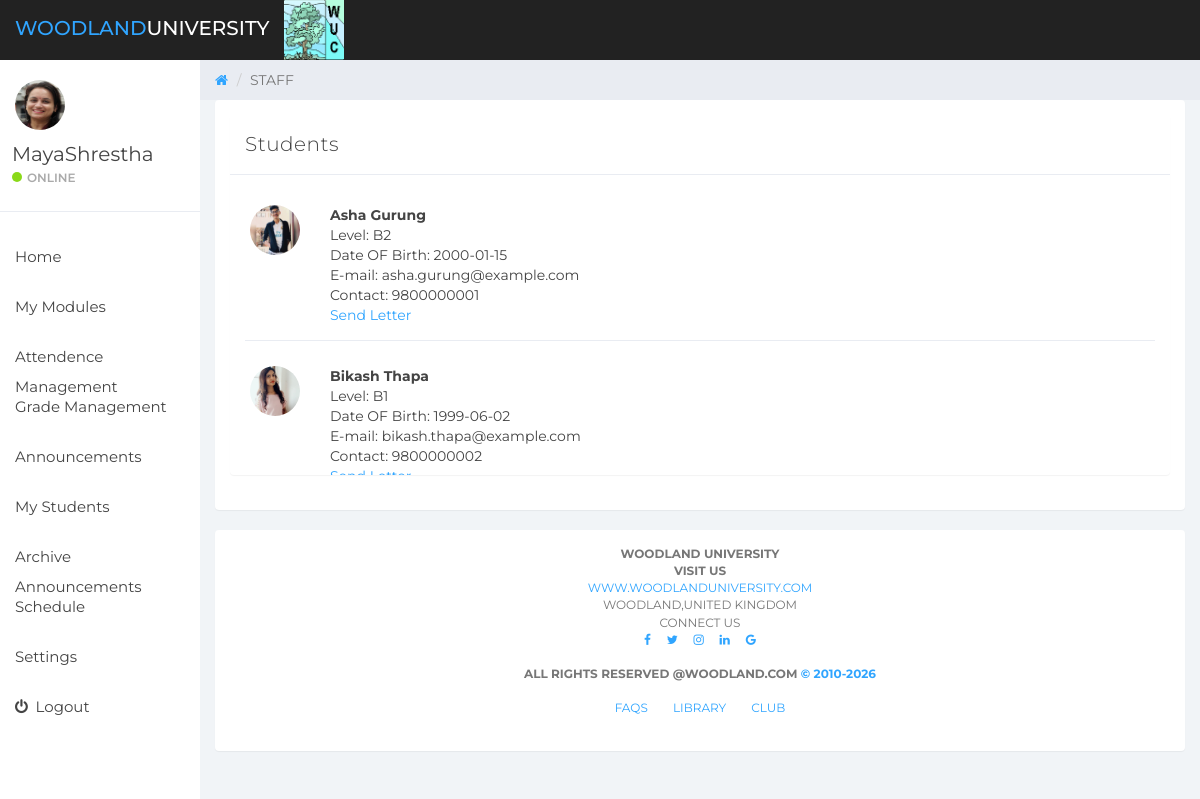
The app's page /index.php?page=staffStudentsList (signed in) with its own data.
### tables this page shows
CREATE TABLE `module_leaders` (
  `staff_id` int(11) NOT NULL,
  `staff_firstname` varchar(255) NOT NULL,
  `staff_surname` varchar(255) NOT NULL,
  `staff_dob` date NOT NULL,
  `staff_address` varchar(255) NOT NULL,
  `staff_contact` varchar(15) NOT NULL,
  `staff_email` varchar(255) NOT NULL,
  `staff_gender` char(1) NOT NULL,
  `hire_date` date NOT NULL,
  `qualification` varchar(255) NOT NULL,
  `staff_photo` varchar(255) NOT NULL,
  `staff_password` varchar(10) DEFAULT NULL,
  `leader_archive` int(1) NOT NULL DEFAULT '1',
  `staff_type` int(1) NOT NULL DEFAULT '0'
);

CREATE TABLE `students` (
  `student_id` int(11) NOT NULL,
  `student_firstname` varchar(255) NOT NULL,
  `student_surname` varchar(255) NOT NULL,
  `student_dob` date NOT NULL,
  `student_address` varchar(255) NOT NULL,
  `student_contact` varchar(15) NOT NULL,
  `student_gender` char(1) NOT NULL,
  `student_email` varchar(255) NOT NULL,
  `level` varchar(255) NOT NULL,
  `student_photo` varchar(255) NOT NULL,
  `modules` varchar(255) NOT NULL,
  `s_archive` int(1) NOT NULL DEFAULT '1',
  `student_password` varchar(255) DEFAULT NULL
);

### functions/load_template.php (called while the page is built, shortened)
<?php
function loadTemplate($filename,$tempVars)
{
	extract($tempVars);
	require $filename;
	$content=ob_get_clean();
	return $content;
}

### pages/staffStudentsList.php (called while the page is built, shortened)
<?php
$modules = new DatabaseTable('students');
$fetch=$modules->findAll();
$content = loadTemplate('../templates/staff/staff_list_students.php' , ['stmt' =>$fetch]);
?>

### databasetable/databasetable.php (called while the page is built, shortened)
<?php
class DatabaseTable{
    public $table;
function __construct($table){
        $this->table = $table;
    }
function find($field, $value) {
    global $pdo;
        $stmt = $pdo->prepare('SELECT * FROM ' . $this->table . ' WHERE ' . $field . ' = :value');
        $criteria = [
                'value' => $value
        ];
        $stmt->execute($criteria);
        return $stmt;
}
function findAll() {
    global $pdo;
        $stmt = $pdo->prepare('SELECT * FROM ' . $this->table );
        $stmt->execute();
        return $stmt;
}
}
?>

### templates/staff/staff_list_students.php (the view, shortened to what this page needs)
<div class="panel panel-default chat">
	<div class="panel-heading">
		Students
	</div>
	<div class="panel-body">
		<ul><?php
		foreach ($stmt as $stmts) {
			if($stmts['s_archive']==1){
		 ?>
			<li class="left clearfix"><span class="chat-img pull-left">
				<img src="../photos/<?php echo $stmts['student_photo']; ?>" alt="User Avatar" class="img-circle" width=50px; height=50px; >
				</span>
				<div class="chat-body clearfix">
					<div class="header"><strong class="primary-font"><?php echo $stmts['student_firstname'].' '.$stmts['student_surname'] ; ?><br></strong>Level: <?php if($stmts['level']==1) echo "B1";
					  elseif($stmts['level']==2) echo "B2";
					  elseif($stmts['level']==3) echo "B3";
					  elseif($stmts['level']==4) echo "B4";
					?><br>
					Date OF Birth: <?php echo $stmts['student_dob']; ?>
					<br>
					E-mail: <?php echo $stmts['student_email']; ?>
					<br>
					Contact: <?php echo $stmts['student_contact']; ?><br>
					<a href="index.php?page=sendMessageToStudent&sid=<?php echo $stmts['student_id'] ?>">Send Letter</a>
					<small class="text-muted"></small></div>
				</div>
			</li>
		<?php }
	}?>
		</ul>
	</div>
</div>

### templates/admin/layout.php (shortened to what this page needs)
 <html>
<link rel="stylesheet" href="https://cdnjs.cloudflare.com/ajax/libs/font-awesome/4.7.0/css/font-awesome.min.css">
<head>
	<link href="../css/bootstrap.min.css" rel="stylesheet">
	<link href="../css/font-awesome.min.css" rel="stylesheet">
	<link href="../css/datepicker3.css" rel="stylesheet">
	<link href="../css/styles.css" rel="stylesheet">
</head>
<body>
	<nav class="navbar navbar-custom navbar-fixed-top" role="navigation">
		<div class="container-fluid">
			<div class="navbar-header">
				<a class="navbar-brand" href="#"><span>Woodland</span>University</a><img src="../images/vslogo.png" c alt="" height="60px" width="60px;">
			</div>
		</div>
	</nav>
	<div id="sidebar-collapse" class="col-sm-3 col-lg-2 sidebar">
		<div class="profile-sidebar">
			<div class="profile-userpic">
				<?php
				if(isset($_SESSION['user_type'])){
					if($_SESSION['user_type']=='STAFF'){
						$staff = new DatabaseTable(' module_leaders');
						$fetch=$staff->find('staff_id',$_SESSION['sessUserId']);
						foreach ($fetch as $data) {?>
							<img src="../photos/<?php echo $data['staff_photo']; ?>"  alt=" photo">
						<?php }
					}
						foreach ($fetch as $data) {?>
						<?php }
				}
					?>
				</div>
			<div class="profile-usertitle">
				<div class="profile-usertitle-name">
					<?php
						if($_SESSION['user_type']=='ADMIN'){
							$admin = new DatabaseTable('admins');
							$fetch=$admin->find('admin_id',$_SESSION['sessUserId']);
							foreach ($fetch as $data) {
								echo $data['admin_name'];
							}
													}
						else if($_SESSION['user_type']=='STAFF'){
							$admin = new DatabaseTable('module_leaders');
							$fetch=$admin->find('staff_id',$_SESSION['sessUserId']);
							foreach ($fetch as $data) {
								echo $data['staff_firstname'].$data['staff_surname'];
							}
						}
					?>
				</div>
				<div class="profile-usertitle-status"><span class="indicator label-success"></span>Online</div>
			</div>
		</div>
		<ul class="nav menu">
			<?php
			if(isset($_SESSION['user_type'])){
				if($_SESSION['user_type']=='ADMIN'){?>
					<li><a href="index.php?page=adminHome"> Home</a></li>
					<li><a href="index.php?page=student"> Student Management</a></li>
					<li><a href="index.php?page=module"> Module Management</a></li>
					<li><a href="index.php?page=module_leader"> Staff Management</a></li>
					<li><a href="index.php?page=timetable"> Time Table</a></li>
					<li><a href="index.php?page=admin_announcement">Announcement</a></li>
					<li><a href="index.php?page=loginDetails">Login Management</a></li>
					<li><a href="index.php?page=faq">FAQs</a></li>
					<li class="parent "><a data-toggle="collapse" href="#sub-item-1">
						<em class="fa fa-navicon">&nbsp;</em> Archived<span data-toggle="collapse" href="#sub-item-1" class="icon pull-right"></span>
						</a>
						<ul class="children collapse" id="sub-item-1">
							<li><a class="" href="index.php?page=archiveStudents">
								<span class="fa fa-arrow-right">&nbsp;</span>Archived Students
							</a></li>
							<li><a class="" href="index.php?page=archiveModule">
								<span class="fa fa-arrow-right">&nbsp;</span>Archived Modules
							</a></li>
							<li><a class="" href="index.php?page=archiveModuleLeader">
								<span class="fa fa-arrow-right">&nbsp;</span>Archived Staffs
							</a></li>
						</ul>
					</li>
					<br><br><?php }
				else if($_SESSION['user_type']=='STAFF'){?>
					<li><a href="index.php?page=staffHome">Home</a></li>
					<li><a href="index.php?page=staff_modules">My Modules</a></li>
					<li><a href="index.php?page=showAttendence">Attendence Management</a></li>
					<li><a href="index.php?page=grade">Grade Management</a></li>
					<li><a href="index.php?page=staff_announcement">Announcements</a></li>
					<li><a href="index.php?page=staffStudentsList">My Students</a></li>
					<li><a href="index.php?page=staff_announcement_archive">Archive Announcements</a></li>
					<li><a href="index.php?page=staff_timetable">Schedule</a></li>
					<li><a href="index.php?page=staffSettings&id=<?php echo $_SESSION['sessUserId'] ?>">Settings</a></li>
					<?php }
		}
		 ?>
			<li><a href="index.php?page=logout"><em class="fa fa-power-off">&nbsp;</em> Logout</a></li>
		</ul>
	</div>
<div class="col-sm-9 col-sm-offset-3 col-lg-10 col-lg-offset-2 main">
		<div class="row">
			<ol class="breadcrumb">
				<li><a href="#">
					<em class="fa fa-home"></em>
				</a></li>
				<li class="active"><?php
			if(isset($_SESSION['user_type'])){
				if($_SESSION['user_type']=='ADMIN'){
					echo $_SESSION['user_type'];
				}
				elseif($_SESSION['user_type']=='STAFF'){
					echo $_SESSION['user_type'];
				}
				elseif($_SESSION['user_type']=='STUDENT'){
					echo $_SESSION['user_type'];
				}
			}
			else{
				echo "GENERAL";
			}
					?></li>
			</ol>
		</div>
<div class="row">
	<div class="col-md-12">
		<div class="panel panel-default">
			<div class="panel-body">
			<?php echo $content;	?>
			</div>
	</div>
</div>
</div>
<div class="row">
	<div class="col-md-12">
		<div class="panel panel-default">
			<div class="panel-body">
			<p class="back-link"><b>WoodLand University</b><br>
					<b>Visit Us<br> </b><a href="https://www.woodlanduniversity.com/">www.woodlanduniversity.com</a><br>
						 Woodland,United Kingdom<br>Connect Us <br>
					<a href="#" class="fa fa-facebook"> </a>&nbsp&nbsp&nbsp&nbsp
					<a href="#" class="fa fa-twitter"></a>&nbsp&nbsp&nbsp&nbsp
					<a href="#" class="fa fa-instagram"></a>&nbsp&nbsp&nbsp&nbsp
					<a href="#" class="fa fa-linkedin"></a>&nbsp&nbsp&nbsp&nbsp
					<a href="#" class="fa fa-google"></a><br><br>
					<b>All rights Reserved @woodland.com <a href="#">&copy; 2010-<?php echo date("Y");?></a></b><br><br>
					<a href="#">FAQs </a>&nbsp&nbsp&nbsp&nbsp&nbsp&nbsp
					<a href="#">Library </a>&nbsp&nbsp&nbsp&nbsp&nbsp&nbsp
					<a href="#">Club </a><br>
			</div>
	</div>
</div>
</div>
</div>
</body>
</html>

### css/styles.css (style rules this page uses)
body { background: #f1f4f7; padding-top: 60px; font-size: 14px; color: #444444; font-family: "Montserrat", "Helvetica Neue", Helvetica, Arial, sans-serif; }
p { color: #777; }
a, a:hover, a:focus { color: #30a5ff; }
.navbar-custom { background: #222; height: 60px; }
.navbar-header .navbar-brand { color: #fff; font-size: 20px; text-transform: uppercase; font-weight: 500; height: 60px; padding-top: 18px; }
.navbar-header .navbar-brand span { color: #30a5ff; }
.label-success { background-color: #8ad919; }
.panel { border: 0; }
.panel-heading { font-size: 20px; font-weight: 300; letter-spacing: 0.025em; height: 60px; line-height: 38px; }
.panel-default .panel-heading { background: #fff; border-bottom: 1px solid #e9ecf2; color: #444444; }
.navbar { border: 0; }
.sidebar { display: block; padding: 0; display: none; box-shadow: none; background: #fff; }
.sidebar ul { margin: 20px 0px; }
@media (min-width: 768px) { .sidebar { display: block; position: fixed; top: 60px; bottom: 0; left: 0; z-index: 1000; display: block; margin: 0; padding: 0; overflow-x: hidden; overflow-y: auto; } }
@media (min-width: 768px) { .navbar-header { width: 100%; } }
.sidebar ul.nav li a { height: 50px; font-size: 15px; line-height: 2em; color: #444444; }
.profile-sidebar { padding: 10px 0; border-bottom: 1px solid #e9ecf2; }
.indicator { width: 10px; height: 10px; display: inline-block; border-radius: 9999px; margin-right: 5px; }
.profile-userpic img { float: left; margin: 10px 0px 0px 15px; width: 50px; height: 50px; border-radius: 9999px !important; }
.profile-usertitle { float: left; text-align: left; margin: 10px 0 0 12px; }
.profile-usertitle-name { font-size: 20px; margin-bottom: 0px; }
.profile-usertitle-status { text-transform: uppercase; color: #AAA; font-size: 12px; font-weight: 600; margin-bottom: 15px; }
.breadcrumb { border-radius: 0; padding: 10px 15px 10px 15px; background: #e9ecf2; margin: 0; }
.chat .panel-body ul { list-style: none; margin: -15px; padding: 15px; }
.chat .panel-body ul li { margin-bottom: 10px; padding: 15px 5px; border-bottom: 1px solid #e9ecf2; }
.chat ul li.left .chat-body { margin-left: 80px; }
.chat .panel-body { overflow-y: scroll; height: 300px; }
p.back-link { text-align: center; margin-bottom: 20px; font-size: 12px; text-transform: uppercase; }

### records on screen
module_leaders: staff_photo (picture), staff_firstname "Maya", staff_surname "Shrestha"
students: student_photo (picture), student_firstname "Asha", student_surname "Gurung", level "B2", student_dob "2000-01-15", student_email "asha.gurung@example.com", student_contact "9800000001"
students: student_photo (picture), student_firstname "Bikash", student_surname "Thapa", level "B1", student_dob "1999-06-02", student_email "bikash.thapa@example.com", student_contact "9800000002"

### other values on screen
$_SESSION['user_type'] "STAFF"
